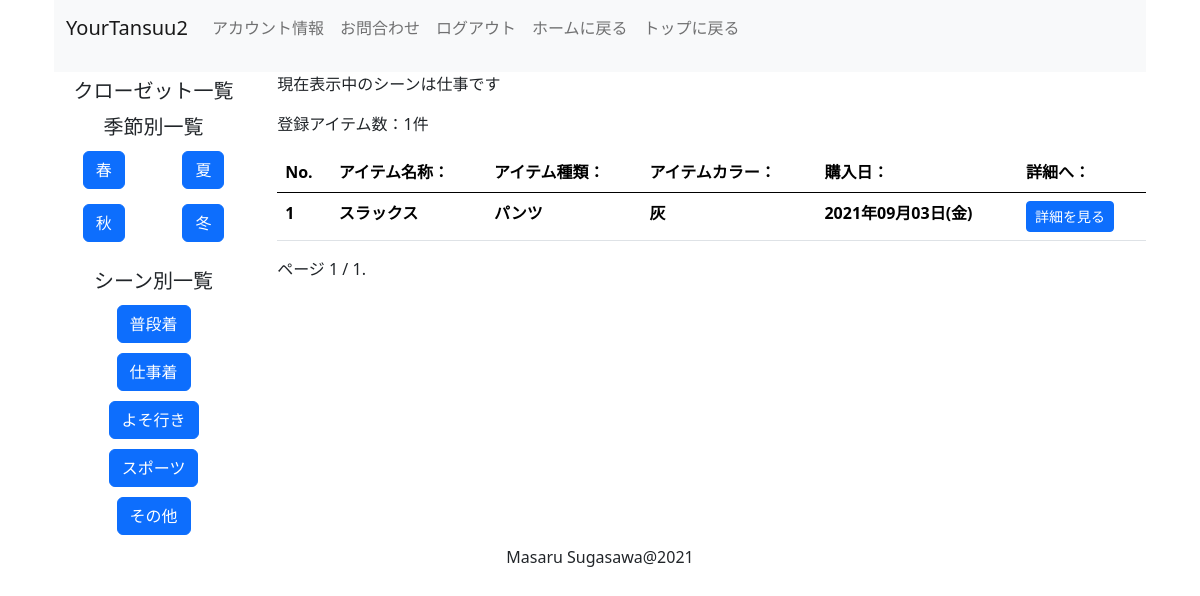
Page /contents/occasion-list-home/work_wear/ (signed in) on the earlier database version.
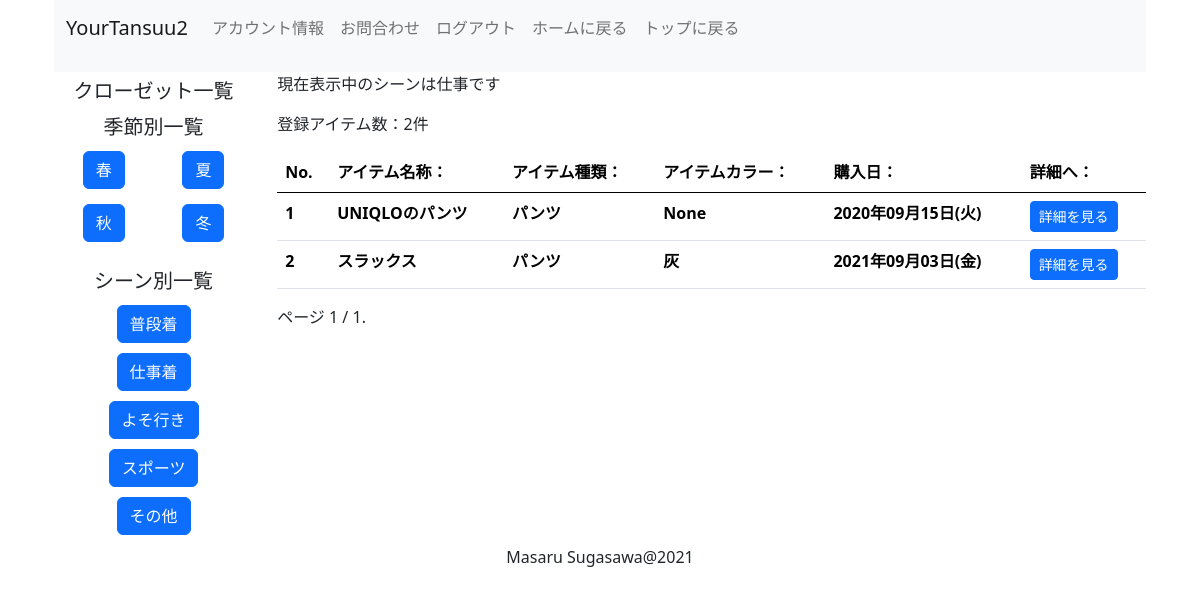
Same page on the later database version.
### item/models.py (models this page shows, shortened)
class Item(models.Model):
    user = models.ForeignKey(settings.AUTH_USER_MODEL, verbose_name='ユーザー', on_delete=models.CASCADE,null=True)
    data_id = models.AutoField(verbose_name = 'アイテムNo.', primary_key=True)
    item_type = models.CharField(verbose_name = 'アイテム種類', max_length=255, choices = ITEM_TYPE_CHOICES)
    season = models.CharField(verbose_name = '季節', max_length=10, choices = SEASON_CHOICES, default='spring')
    occasion = models.CharField(verbose_name = 'シーン', max_length=30, choices = OCCASION_CHOICES, default='daily_use')
    item_name = models.CharField(verbose_name = 'アイテム名称', max_length=300)
    item_color = models.CharField(verbose_name = 'アイテム色', max_length=20, choices = ITEM_COLOR_CHOICES, blank=True, null=True)
    item_brand = models.CharField(verbose_name = 'ブランド', max_length=150, blank=True,null=True)
    purchase_date = models.DateTimeField(verbose_name = '購入日', blank=True, null=True)
    pricing = models.IntegerField(verbose_name = '購入価格(円)', )
    purchase_place = models.CharField(verbose_name = '購入場所', max_length=255,blank=True,null=True)
    item_image = models.ImageField(verbose_name = 'アイテム画像', upload_to='images/closet', blank = True, null=True)
    memo = models.TextField(verbose_name = 'メモ', blank=True,null=True)
    favorite_level = models.IntegerField(verbose_name = 'お気に入り度', choices = FAVORITE_LEVEL_CHOICES, blank=True, null=True, default='1')
    item_importance = models.IntegerField(verbose_name = '大事さ', choices = ITEM_IMPORTANCE_CHOICES, blank=True, null=True, default='1')
    create_date = models.DateTimeField(verbose_name = '作成日', auto_now_add=True)
    update_date = models.DateTimeField(verbose_name = '更新日', auto_now=True)
    closet = models.ForeignKey(Closet, on_delete=models.PROTECT, null=True, default=None)
    class Meta:
        ordering = ['purchase_date']

### item/views.py (the view)
# urls.py: path('occasion-list-home/<str:occasion>/', OccasionListHomeView, name = 'occasion_list_home'),
@login_required
def OccasionListHomeView(request, occasion):
    object_list = Item.objects.filter(user_id=request.user, occasion=occasion)
    for item in OCCASION_CHOICES:
        if occasion == item[0]:
            kikai = item[1]
    paginator = Paginator(object_list, 10)
    page_number = request.GET.get('page')
    page_object = paginator.get_page(page_number)
    return render(request, 'contents/occasion_list.html', {'page_object': page_object, 'kikai':kikai})

### templates/contents/occasion_list.html (shortened to what this page needs)
{% extends 'contents/base.html' %}
{% load django_bootstrap5 %}
{% block content %}
<div class="container">
  {% if page_object %}
    <p>現在表示中のシーンは{{ kikai }}です</p>
    <p>登録アイテム数：{{ page_object | length }}件</p>
    <table class="table">
      <thead>
        <tr>
          <th>No.</th>
          <th>アイテム名称：</th>
          <th>アイテム種類：</th>
          <th>アイテムカラー：</th>
          <th>購入日：</th>
          <th>詳細へ：</th>
        </tr>
      </thead>
      <tbody>
        {% for item in page_object %}
        <tr>
          <th>{{ forloop.counter0 | add:page_object.start_index }}</th>
          <th>{{ item.item_name }}</th>
          <th>{{ item.get_item_type_display}}</th>
          <th>{{ item.get_item_color_display}}</th>
          <th>{{ item.purchase_date | date:"Y年m月d日(D)" }}</th>
          <th><a href="{% url 'item_detail' item.pk %}"button class="btn btn-sm btn-primary" type="submit">詳細を見る</a></th>
        </tr>
        {% endfor %}
      </tbody>
      {% else %}
      <p>まだアイテムが登録されていません</p>
      {% endif %}
    </table>
    <div class="pagination">
      <span class="step-links">
          <span class="current">
              ページ {{ page_object.number }} / {{ page_object.paginator.num_pages }}.
          </span>
      </span>
  </div>
{% endblock content %}

Differences in the rows shown:
added Item: item_name "UNIQLOのパンツ", item_type "パンツ", item_color "None", purchase_date "2020年09月15日(火)"
Other differences:
{{ page_object | length }}: "1" → "2"
